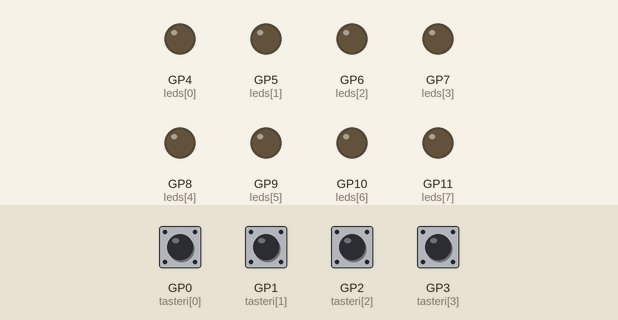
A program run on a simulated Raspberry Pi Pico running MicroPython. Parts: output pins drawn as LEDs (lit = HIGH). The inputs (shaded band) are chosen by the test bench; at power-on: GP0 (tasteri[0]), GP1 (tasteri[1]), GP2 (tasteri[2]), GP3 (tasteri[3]) LOW. What the program prints to the serial console is not drawn.

Above: at 1.3 s.
1.4 s: GP0 (tasteri[0]) pulled HIGH for 0.15 s
At 2.4 s:
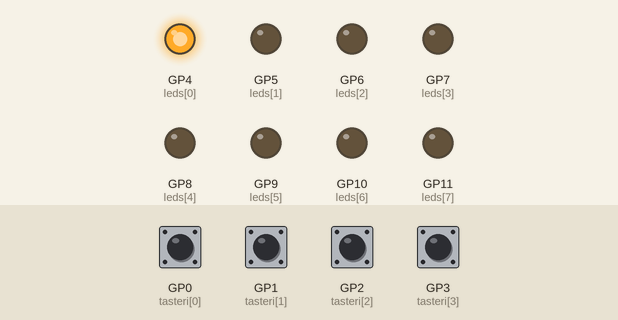
3.0 s: GP3 (tasteri[3]) pulled HIGH for 0.15 s
At 3.7 s:
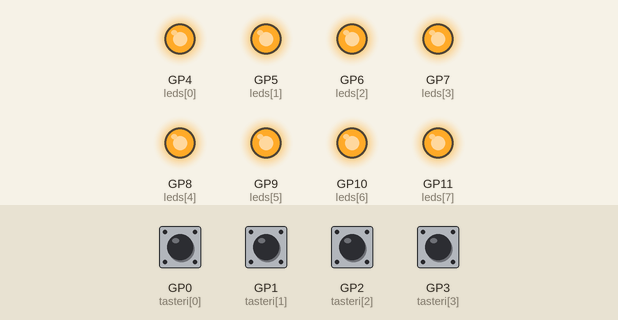
4.6 s: GP1 (tasteri[1]) pulled HIGH for 0.15 s
At 4.9 s:
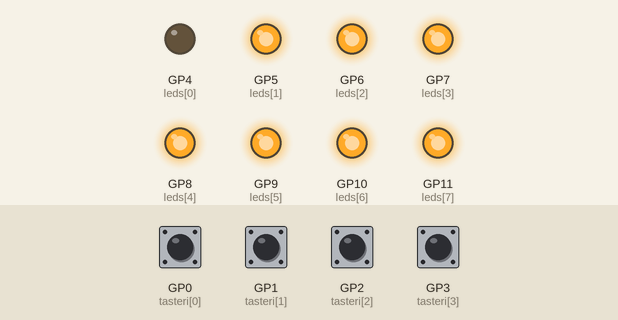
6.2 s: GP1 (tasteri[1]) pulled HIGH for 1 s
At 7.3 s:
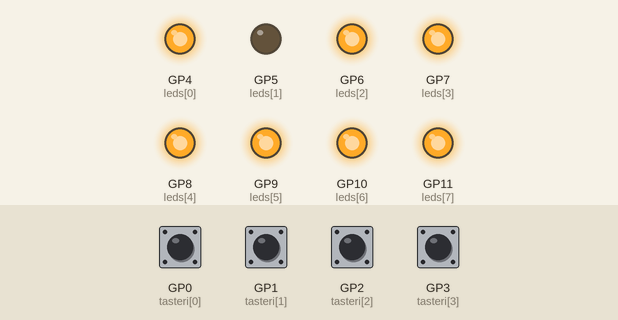
8.7 s: GP1 (tasteri[1]) pulled HIGH for 0.15 s
At 9.2 s:
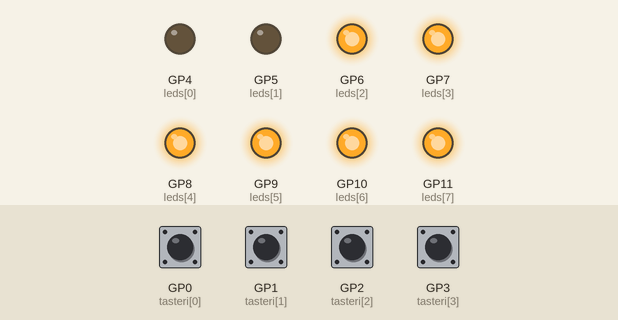
10.3 s: GP1 (tasteri[1]) pulled HIGH for 0.15 s
At 11.6 s:
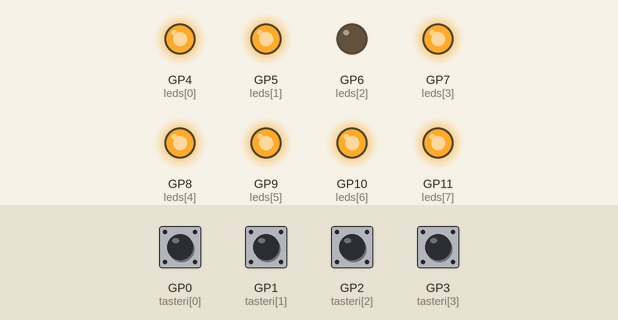
Timing chart, 0 to 12.9 s (numbered marks = the images above; inputs shaded):
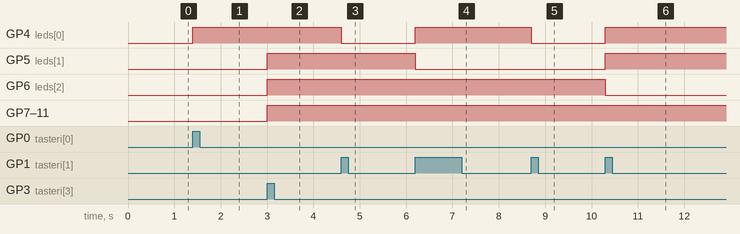

The program:

z5.py
```python
import time
from machine import Pin
time.sleep(0.1) # Wait for USB to become ready

print("Hello, Pi Pico!")

leds = [Pin(i, Pin.OUT) for i in range(4, 12)]

tasteri = [Pin(i, Pin.IN) for i in range(0, 4)]

def prikazi_brojac(broj):
  for i in range(8):
    leds[i].value((broj>>i)&1)
  time.sleep(0.2)

brojac = 0

while True:

  if brojac > 255:
    brojac = 0
  elif brojac < 0:
    brojac = 255

  if tasteri[0].value():
    brojac += 1
    prikazi_brojac(brojac)
    while tasteri[0].value():
      time.sleep(0.1)

  elif tasteri[1].value():
    brojac -= 1
    prikazi_brojac(brojac)
    while tasteri[1].value():
      time.sleep(0.1)

  elif tasteri[2].value():
    brojac = 0
    prikazi_brojac(brojac)
    while tasteri[2].value():
      time.sleep(0.1)

  elif tasteri[3].value():
    brojac = 255
    prikazi_brojac(brojac)
    while tasteri[3].value():
      time.sleep(0.1)
```

Measured:
- after the input at 1.4 s, GP4 (leds[0]): LOW → HIGH at once
- after the input at 3.0 s, GP5 (leds[1]), GP6 (leds[2]), GP7 (leds[3]), GP8 (leds[4]), GP9 (leds[5]), GP10 (leds[6]), GP11 (leds[7]): LOW → HIGH at once
- after the input at 4.6 s, GP4 (leds[0]): HIGH → LOW at once
- after the input at 6.2 s, GP4 (leds[0]): LOW → HIGH at once; GP5 (leds[1]): HIGH → LOW at once
- after the input at 8.7 s, GP4 (leds[0]): HIGH → LOW at once
- after the input at 10.3 s, GP4 (leds[0]), GP5 (leds[1]): LOW → HIGH at once; GP6 (leds[2]): HIGH → LOW at once
